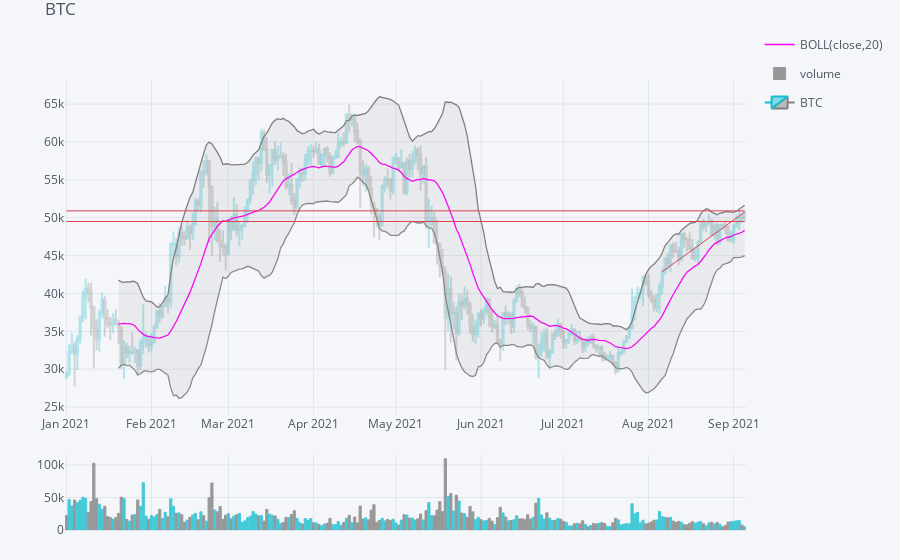

The notebook cell saved with this chart:
### Code cell
today = datetime.today().strftime('%Y-%m-%d')
nowMinus15 = (datetime.today() - timedelta(days=5)).strftime('%Y-%m-%d')
nowMinus30 = (datetime.today() - timedelta(days=30)).strftime('%Y-%m-%d')
qf.add_resistance(date = today)
qf.add_bollinger_bands(periods=20,boll_std=2,colors=['magenta','grey'],fill=True)
#qf.add_trendline(date0 = nowMinus30, date1 = today)
qf.add_support(date = today)
qf.add_volume()
qf.iplot(title = "BTC", name = "BTC")

### Figure 1 — Plotly figure (JSON) as saved in the notebook; plotly's stock layout.template omitted (floating-point values rounded to 4 significant figures; data arrays with more than 128 entries replaced by an {"elided": "..."} marker saying what was removed)
{"data": [{"legendgroup": "BOLL(close,20)", "line": {"color": "rgba(255, 0, 255, 1.0)", "dash": "solid", "shape": "linear", "width": 1.3}, "mode": "lines", "name": "BOLL(close,20)", "selectedpoints": [], "showlegend": true, "text": "", "type": "scatter", "x": {"elided": "248 str values"}, "y": {"elided": "248 mixed values"}, "yaxis": "y2"}, {"legendgroup": "BOLL(close,20)", "line": {"color": "rgba(128, 128, 128, 1.0)", "dash": "solid", "shape": "linear", "width": 1.3}, "mode": "lines", "name": "UPPER(close,20)", "selectedpoints": [], "showlegend": false, "text": "", "type": "scatter", "x": {"elided": "248 str values"}, "y": {"elided": "248 mixed values"}, "yaxis": "y2"}, {"fill": "tonexty", "fillcolor": "rgba(128, 128, 128, 0.1)", "legendgroup": "BOLL(close,20)", "line": {"color": "rgba(128, 128, 128, 0.8999999999999999)", "dash": "solid", "shape": "linear", "width": 1.3}, "mode": "lines", "name": "LOWER(close,20)", "selectedpoints": [], "showlegend": false, "text": "", "type": "scatter", "x": {"elided": "248 str values"}, "y": {"elided": "248 mixed values"}, "yaxis": "y2"}, {"marker": {"color": {"elided": "248 str values"}, "line": {"color": {"elided": "248 str values"}, "width": 1}}, "name": "volume", "opacity": 0.8, "orientation": "v", "text": "", "type": "bar", "x": {"elided": "248 str values"}, "y": {"elided": "248 float values"}, "yaxis": "y3"}, {"close": {"elided": "248 float values"}, "decreasing": {"line": {"color": "#808080"}}, "high": {"elided": "248 float values"}, "increasing": {"line": {"color": "#17BECF"}}, "low": {"elided": "248 float values"}, "name": "BTC", "open": {"elided": "248 float values"}, "selectedpoints": [200, 201, 202, 203, 204, 205, 206, 207, 208, 209, 210, 211, 212, 213, 214, 215, 216, 217, 218, 219, 220, 221, 222, 223, 224, 225, 226, 227, 228, 229, 230, 231, 232, 233, 234, 235, 236, 237, 238, 239, 240, 241, 242, 243, 244, 245, 246, 247], "showlegend": true, "type": "candlestick", "x": {"elided": "248 str values"}, "yaxis": "y2"}], "layout": {"autosize": true, "dragmode": "select", "legend": {"bgcolor": "#F5F6F9", "font": {"color": "#4D5663"}}, "margin": {"b": 30, "l": 30, "r": 30, "t": 30}, "paper_bgcolor": "#F5F6F9", "plot_bgcolor": "#F5F6F9", "shapes": [{"line": {"color": "#db4052", "dash": "solid", "width": 1}, "type": "line", "x0": "2021-01-01", "x1": "2021-09-05", "xref": "x", "y0": 50900.0, "y1": 50900.0, "yref": "y2"}, {"line": {"color": "#db4052", "dash": "solid", "width": 1}, "type": "line", "x0": "2021-08-06", "x1": "2021-09-05", "xref": "x", "y0": 42870.0, "y1": 50740.0, "yref": "y2"}, {"line": {"color": "#db4052", "dash": "solid", "width": 1}, "type": "line", "x0": "2021-01-01", "x1": "2021-09-05", "xref": "x", "y0": 49500, "y1": 49500, "yref": "y2"}], "showlegend": true, "title": {"font": {"color": "#4D5663"}, "text": "BTC"}, "xaxis": {"anchor": "y2", "autorange": false, "gridcolor": "#E1E5ED", "range": ["2020-12-31 12:00", "2021-09-05 12:00"], "rangeselector": {"bgcolor": "rgba(150, 200, 250, 1)", "buttons": [{"count": 1, "label": "1m", "step": "month", "stepmode": "backward"}, {"count": 1, "label": "1y", "step": "year", "stepmode": "backward"}], "font": {"size": 13}, "visible": false, "x": 0, "y": 0.9}, "rangeslider": {"visible": false, "yaxis2": {}, "yaxis3": {}}, "showgrid": true, "tickfont": {"color": "#4D5663"}, "title": {"font": {"color": "#4D5663"}, "text": ""}, "type": "date", "zerolinecolor": "#E1E5ED"}, "yaxis": {"gridcolor": "#E1E5ED", "showgrid": true, "showticklabels": false, "tickfont": {"color": "#4D5663"}, "title": {"font": {"color": "#4D5663"}, "text": ""}, "zerolinecolor": "#E1E5ED"}, "yaxis2": {"autorange": false, "domain": [0.23, 0.9], "gridcolor": "#E1E5ED", "range": [23950.0, 68170.0], "showgrid": true, "tickfont": {"color": "#4D5663"}, "title": {"font": {"color": "#4D5663"}, "text": ""}, "type": "linear", "zerolinecolor": "#E1E5ED"}, "yaxis3": {"autorange": false, "domain": [0, 0.15], "gridcolor": "#E1E5ED", "range": [0, 115300.0], "showgrid": true, "tickfont": {"color": "#4D5663"}, "title": {"font": {"color": "#4D5663"}, "text": ""}, "type": "linear", "zerolinecolor": "#E1E5ED"}}}
